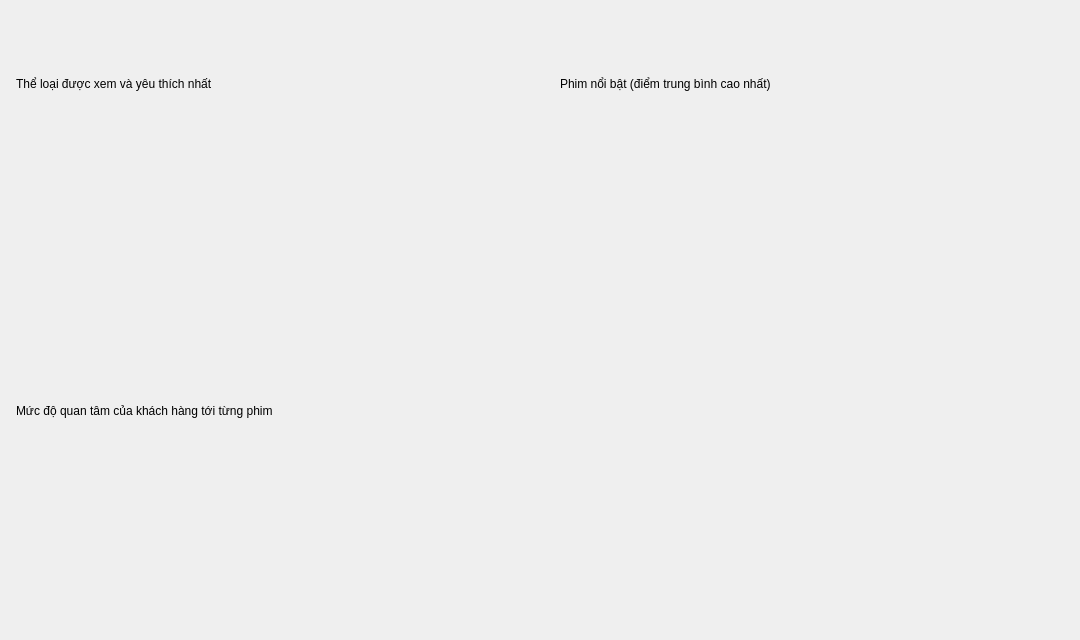
                <widget class="QWidget" name="scrollAreaMoviesContents">
                 <property name="geometry">
                  <rect>
                   <x>0</x>
                   <y>0</y>
                   <width>1080</width>
                   <height>640</height>
                  </rect>
                 </property>
                 <layout class="QGridLayout" name="gridLayoutMovies">
                  <property name="spacing">
                   <number>14</number>
                  </property>
                  <property name="leftMargin">
                   <number>0</number>
                  </property>
                  <property name="topMargin">
                   <number>0</number>
                  </property>
                  <property name="rightMargin">
                   <number>6</number>
                  </property>
                  <property name="bottomMargin">
                   <number>0</number>
                  </property>
                  <item row="0" column="0">
                   <widget class="QFrame" name="frameChartGenre">
                    <property name="card" stdset="0">
                     <bool>true</bool>
                    </property>
                    <layout class="QVBoxLayout" name="verticalLayoutChartGenre" stretch="0,0,1">
                     <property name="spacing">
                      <number>4</number>
                     </property>
                     <property name="leftMargin">
                      <number>16</number>
                     </property>
                     <property name="topMargin">
                      <number>12</number>
                     </property>
                     <property name="rightMargin">
                      <number>16</number>
                     </property>
                     <property name="bottomMargin">
                      <number>10</number>
                     </property>
                     <item>
                      <widget class="QLabel" name="labelTitleGenre">
                       <property name="text">
                        <string>Thể loại được xem và yêu thích nhất</string>
                       </property>
                       <property name="role" stdset="0">
                        <string notr="true">cardTitle</string>
                       </property>
                      </widget>
                     </item>
                     <item>
                      <widget class="QLabel" name="labelInsightGenre">
                       <property name="text">
                        <string />
                       </property>
                       <property name="role" stdset="0">
                        <string notr="true">insight</string>
                       </property>
                       <property name="wordWrap">
                        <bool>true</bool>
                       </property>
                       <property name="textFormat">
                        <enum>Qt::RichText</enum>
                       </property>
                      </widget>
                     </item>
                     <item>
                      <layout class="QVBoxLayout" name="verticalLayoutPlotGenre">
                       <property name="leftMargin">
                        <number>0</number>
                       </property>
                       <property name="topMargin">
                        <number>0</number>
                       </property>
                       <property name="rightMargin">
                        <number>0</number>
                       </property>
                       <property name="bottomMargin">
                        <number>0</number>
                       </property>
                      </layout>
                     </item>
                    </layout>
                   </widget>
                  </item>
                  <item row="0" column="1">
                   <widget class="QFrame" name="frameChartFeatured">
                    <property name="card" stdset="0">
                     <bool>true</bool>
                    </property>
                    <layout class="QVBoxLayout" name="verticalLayoutChartFeatured" stretch="0,0,1">
                     <property name="spacing">
                      <number>4</number>
                     </property>
                     <property name="leftMargin">
                      <number>16</number>
                     </property>
                     <property name="topMargin">
                      <number>12</number>
                     </property>
                     <property name="rightMargin">
                      <number>16</number>
                     </property>
                     <property name="bottomMargin">
                      <number>10</number>
                     </property>
                     <item>
                      <widget class="QLabel" name="labelTitleFeatured">
                       <property name="text">
                        <string>Phim nổi bật (điểm trung bình cao nhất)</string>
                       </property>
                       <property name="role" stdset="0">
                        <string notr="true">cardTitle</string>
                       </property>
                      </widget>
                     </item>
                     <item>
                      <widget class="QLabel" name="labelInsightFeatured">
                       <property name="text">
                        <string />
                       </property>
                       <property name="role" stdset="0">
                        <string notr="true">insight</string>
                       </property>
                       <property name="wordWrap">
                        <bool>true</bool>
                       </property>
                       <property name="textFormat">
                        <enum>Qt::RichText</enum>
                       </property>
                      </widget>
                     </item>
                     <item>
                      <layout class="QVBoxLayout" name="verticalLayoutPlotFeatured">
                       <property name="leftMargin">
                        <number>0</number>
                       </property>
                       <property name="topMargin">
                        <number>0</number>
                       </property>
                       <property name="rightMargin">
                        <number>0</number>
                       </property>
                       <property name="bottomMargin">
                        <number>0</number>
                       </property>
                      </layout>
                     </item>
                    </layout>
                   </widget>
                  </item>
                  <item row="1" column="0" rowspan="1" colspan="2">
                   <widget class="QFrame" name="frameChartMovieActivity">
                    <property name="card" stdset="0">
                     <bool>true</bool>
                    </property>
                    <layout class="QVBoxLayout" name="verticalLayoutChartMovieActivity" stretch="0,0,1">
                     <property name="spacing">
                      <number>4</number>
                     </property>
                     <property name="leftMargin">
                      <number>16</number>
                     </property>
                     <property name="topMargin">
                      <number>12</number>
                     </property>
                     <property name="rightMargin">
                      <number>16</number>
                     </property>
                     <property name="bottomMargin">
                      <number>10</number>
                     </property>
                     <item>
                      <widget class="QLabel" name="labelTitleMovieActivity">
                       <property name="text">
                        <string>Mức độ quan tâm của khách hàng tới từng phim</string>
                       </property>
                       <property name="role" stdset="0">
                        <string notr="true">cardTitle</string>
                       </property>
                      </widget>
                     </item>
                     <item>
                      <widget class="QLabel" name="labelInsightMovieActivity">
                       <property name="text">
                        <string />
                       </property>
                       <property name="role" stdset="0">
                        <string notr="true">insight</string>
                       </property>
                       <property name="wordWrap">
                        <bool>true</bool>
                       </property>
                       <property name="textFormat">
                        <enum>Qt::RichText</enum>
                       </property>
                      </widget>
                     </item>
                     <item>
                      <layout class="QVBoxLayout" name="verticalLayoutPlotMovieActivity">
                       <property name="leftMargin">
                        <number>0</number>
                       </property>
                       <property name="topMargin">
                        <number>0</number>
                       </property>
                       <property name="rightMargin">
                        <number>0</number>
                       </property>
                       <property name="bottomMargin">
                        <number>0</number>
                       </property>
                      </layout>
                     </item>
                    </layout>
                   </widget>
                  </item>
                 </layout>
                </widget>
